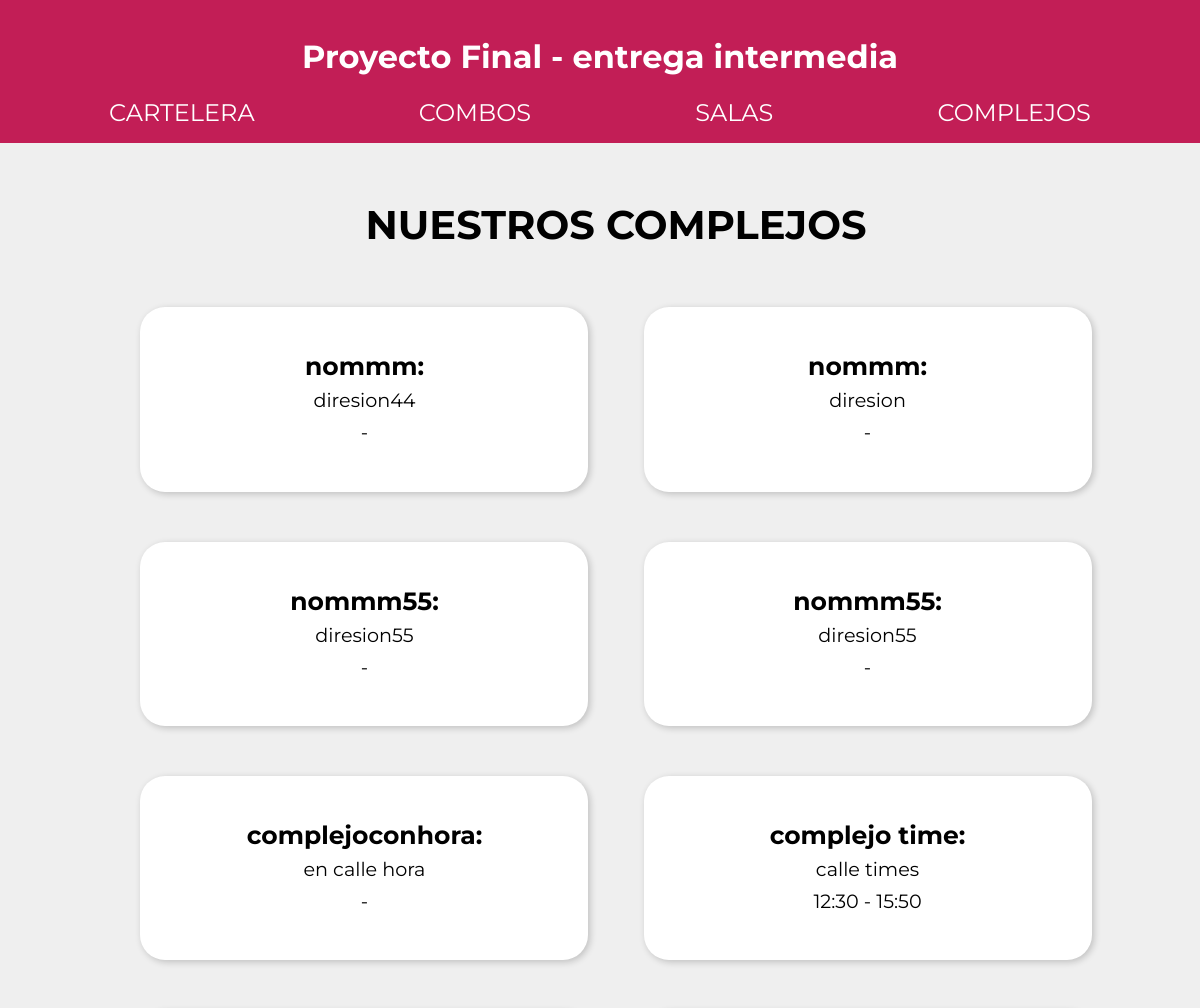
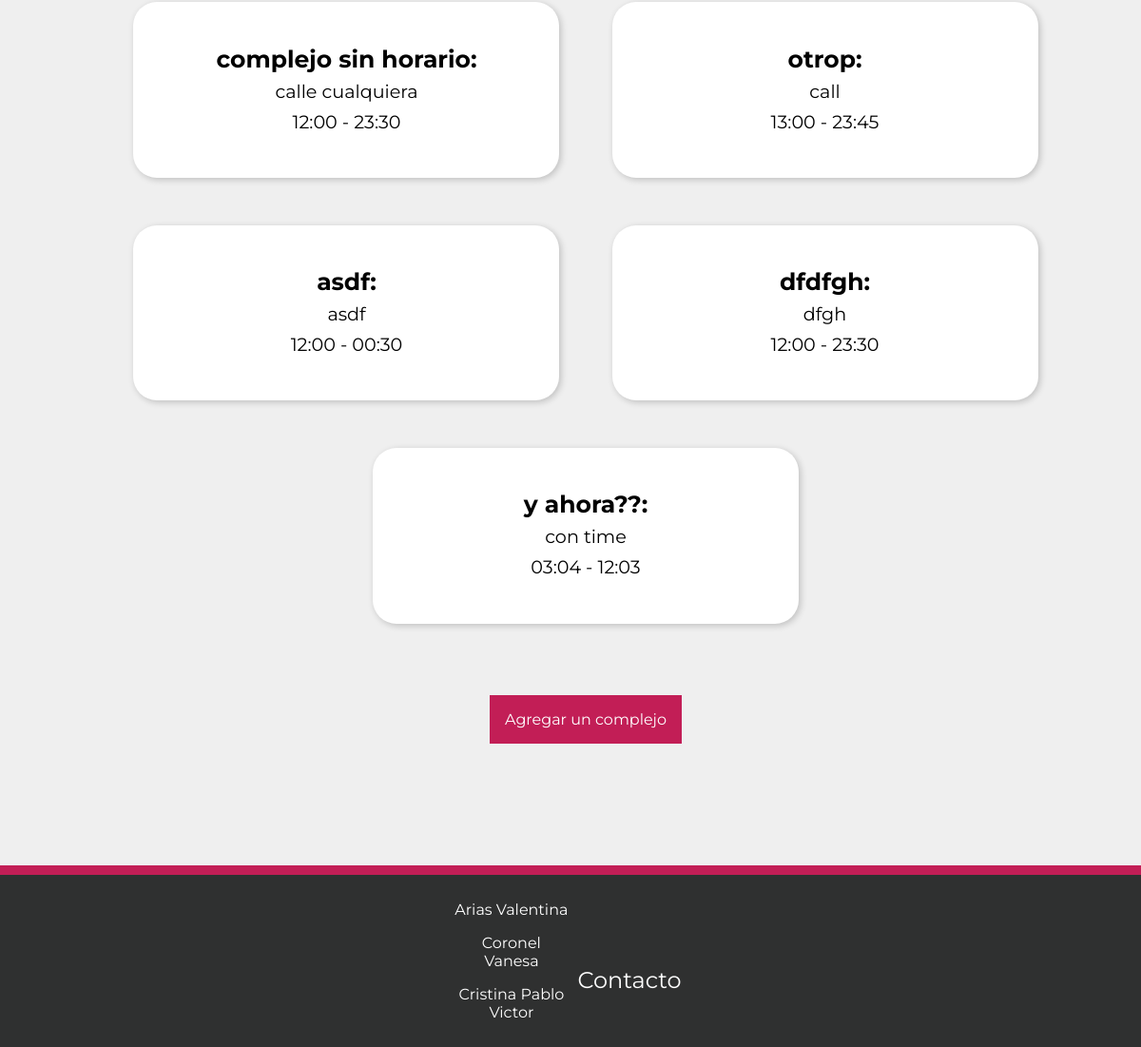
/complejos, run on an earlier commit of the app's database (2 pictures, top to bottom).
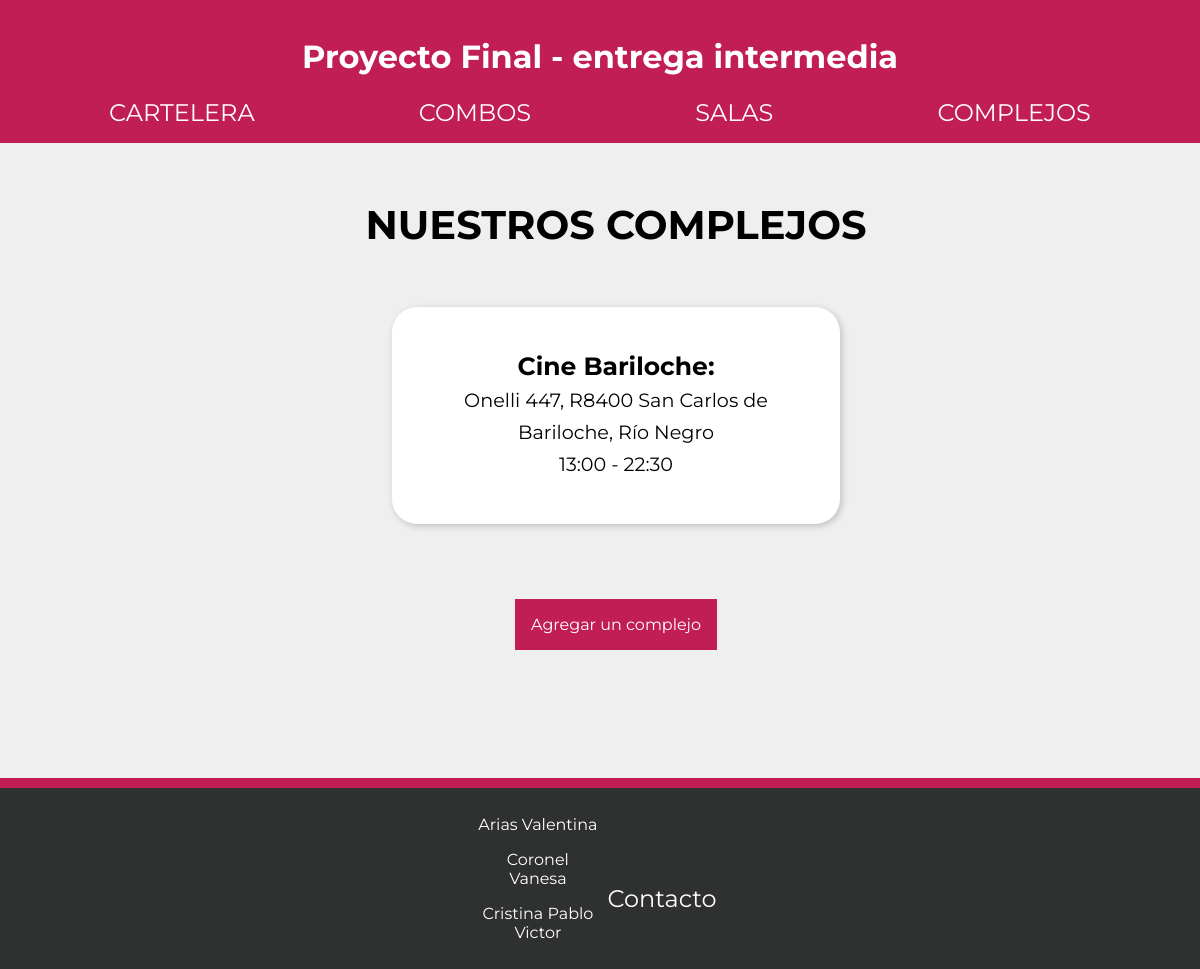
And on a later commit of the database.
### AppProyectoFinal/models.py (models this page shows)
class Complejo(models.Model):
    nombre = models.CharField(max_length=50)
    direccion = models.CharField(max_length=200)
    horario_apertura = models.TimeField(auto_now=False, auto_now_add=False, null=True)
    horario_cierre = models.TimeField(auto_now=False, auto_now_add=False, null=True)

### AppProyectoFinal/views.py (the view)
# urls.py: path('complejos', mostrarComplejos, name="complejos"),
def mostrarComplejos(request):
    lista = Complejo.objects.all()
    return render(request, "complejos.html", {"lista_complejos": lista})

### AppProyectoFinal/templates/complejos.html
{% extends 'padre.html' %}
{% load static %}
{% block contenidoQueCambia %}
    <h2 class="titulos">NUESTROS COMPLEJOS</h2>
            {% for complejo in lista_complejos %}
                <section class="salas-card">
                    <p><span class="titulo-sala">{{complejo.nombre}}:</span> <br> {{complejo.direccion}} <br> {{complejo.horario_apertura|time:"H:i"}} - {{complejo.horario_cierre|time:"H:i"}}</p>
                </section>
            {% endfor %}
    <a href="{% url 'agregar_complejo' %}" class="linkAgregar">Agregar un complejo</a>
{% endblock %}

### AppProyectoFinal/templates/padre.html (shortened to what this page needs)
<!DOCTYPE html>
<html lang="en">
<head>
    {% load static %}
    <link rel="stylesheet" href="{% static 'css/padre.css' %}">
</head>
<body>
    <header>
        <h1>Proyecto Final - entrega intermedia</h1>
        <a href="{% url 'cartelera' %}">CARTELERA</a>
        <a href="{% url 'combos' %}">COMBOS</a>
        <a href="{% url 'salas' %}">SALAS</a>
        <a href="{% url 'complejos' %}">COMPLEJOS</a>
    </header>
    <article>
        {% block contenidoQueCambia %}
        {% endblock  %}
    </article>
    <footer>
        <div class="footer-creditos">
            <p>Arias Valentina</p>
            <p>Coronel Vanesa</p>
            <p>Cristina Pablo Victor</p>
        </div>
        <div class="footer-contacto">
            <a href="https://plataforma.coderhouse.com/cursos/34630/python/companeros" target="_blank">Contacto</a>
        </div>
    </footer>
</body>
</html>

### AppProyectoFinal/static/css/padre.css (style rules this page uses)
html { font-family: 'Montserrat', sans-serif; }
body { margin: 0px; background-color: #efefef; min-height: 100vh; display:flex; flex-direction:column; }
header { background-color: #C21E56; color: white; padding: 1rem 1rem; margin-bottom: 1.5rem; text-align: center; }
header a { font-size: 1.5rem; color: #fff; text-decoration: none; margin: 5rem; }
article { font-size: 1.2rem; margin-left: 2rem; text-align: center; flex:1; }
.salas-card { margin: 25px; padding: 1.5rem; width: 400px; height: auto; background-color: #ffffff; border-radius: 25px; line-height: 2rem; box-shadow: 2px 2px 7px rgba(0,0,0,0.2); display: inline-block; }
.titulo-sala { font-weight: 700; font-size: 25px; }
.titulos { font-size: 2.5rem; text-align: center; }
.linkAgregar { font-size: 1rem; padding: 1rem; background-color: #C21E56; color: #fff; text-decoration: none; text-align: center; display: block; margin: auto; margin-top: 50px; width:fit-content; }
footer { background-color: #2f3030; border-top: 10px #C21E56 solid; color: #fff; padding: 0.7rem 0rem; margin-top: 8rem; text-align: center; width: 100%; min-height: 100px; }
footer a { font-size: 1.5rem; color: #fff; text-decoration: none; }
.footer-creditos { margin: 0; display: inline-block; width: 10%; }
.footer-contacto { margin: 0; display: inline-block; width: 10%; vertical-align: 160%; }

What changed in the data, as far as the page shows it:
removed Complejo: nombre "nommm", direccion "diresion44"
removed Complejo: nombre "nommm", direccion "diresion"
removed Complejo: nombre "nommm55", direccion "diresion55"
removed Complejo: nombre "nommm55", direccion "diresion55"
removed Complejo: nombre "complejoconhora", direccion "en calle hora"
removed Complejo: nombre "complejo time", direccion "calle times", horario_apertura "12:30", horario_cierre "15:50"
removed Complejo: nombre "complejo sin horario", direccion "calle cualquiera", horario_apertura "12:00", horario_cierre "23:30"
removed Complejo: nombre "otrop", direccion "call", horario_apertura "13:00", horario_cierre "23:45"
removed Complejo: nombre "asdf", direccion "asdf", horario_apertura "12:00", horario_cierre "00:30"
removed Complejo: nombre "dfdfgh", direccion "dfgh", horario_apertura "12:00", horario_cierre "23:30"
removed Complejo: nombre "y ahora??", direccion "con time", horario_apertura "03:04", horario_cierre "12:03"
added Complejo: nombre "Cine Bariloche", direccion "Onelli 447, R8400 San Carlos de Bariloche, Río Negro", horario_apertura "13:00", horario_cierre "22:30"
